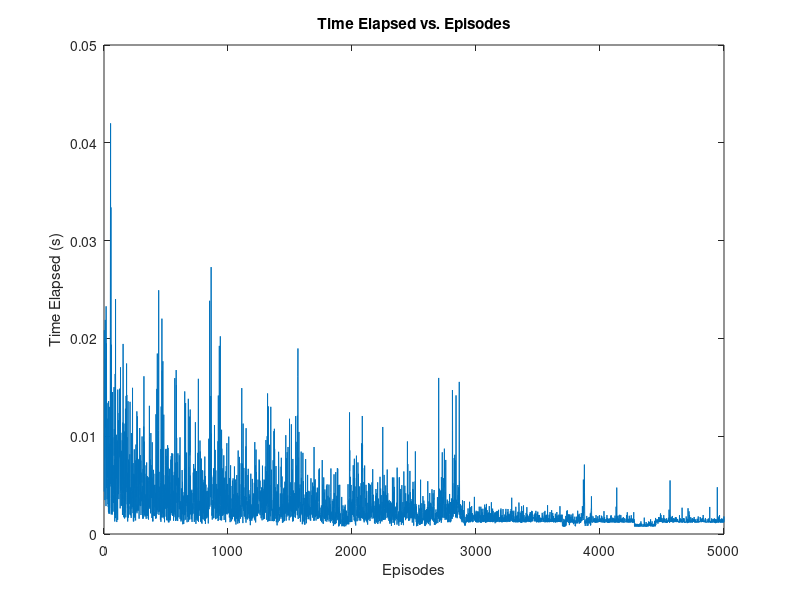

Source code (MATLAB): (Note: this script raises an error after producing the figure.)
%% Pingu searches for Robbie the seal
% Alexander Tarroni and Urvi Parekh

clear all
clc
% Initialise the 5x5 matrix representing igloos

S = reshape(1:25,5,5)';

% Initialise the empty 25x25 matrix for the transition function to fill
ST = zeros(25,25);

% Loop twice over the matrix to compare the adjacency of the states
% If the state satisfies the condition of being directly above, below,
% right or left (i.e. no diagonal moves), indicate a move is possible with a 1.
[rows, cols] = size(S);
for x1 = 1:rows
    for y1 = 1:cols
        for x2 = 1:rows
            for y2 = 1:cols
                if (((abs(x1-x2) == 1) && (abs(y1-y2) == 0)) || ((abs(x1-x2) == 0) && (abs(y1-y2) == 1))) == 1
                ST(S(x1,y1), S(x2,y2)) = 1;
                end
            end
        end
    end
end
%% Reward Matrix 
% rows = agent is now in the sate 
% columns = agent to go in the state 
R = csvread('R.csv');

% Initialise the Q matrix as a zero matrix
Q = zeros(size(R));  
%% Implementing a random policy


alpha = 0.7;
gamma = 0.7;
episode = 0;
epsilon = 0.9;% set the epsilon value to 0.9
path_list = [];
cum_rew_list = [];
cum_exp_rewList = [];
time_elapsed = [];

for episode = 1:5000
    currentState = 1; % always start at state 1, the top left square on the grid
    step = 1;
    path = [];
    cum_reward = 0;
    cum_exp_reward = 0;
tic
while ((step < 1000)  && (currentState < 25))

    rd = rand; % Generate a uniform random number (rd) for everystep where 0<rd<1 
                % The function rand will generate a random number in interval(0,1)


    % find where there is a one in the state-action matrix ST, indicating a
    % possible move to that state i.e. an action.
    avState = find(ST(currentState, :) == 1);
    [rows, cols] = size(avState); % cols = number of possible actions
    
    Qreward = zeros(4,2); % initialise empty matrix for 'short-term' memory of future rewards

    for i = 1:cols % loops for number of possible actions
         % take the reward value from the Q matrix by indexing with current
         % state and i of possible action
        avStateReward = Q(currentState,avState(i));
        Qreward(i, :) = [avState(i),avStateReward]; % save the available states and their rewards in a 4x2 matrix Qreward.
    end

    if rd >= epsilon % Greedy policy finds maximum reward from the possible moves
        maxIndex = find(Qreward(:,2) == max(Qreward(:,2))); 
        actionV = Qreward(maxIndex,1); % select large
        action = [];
        if sum(actionV ~= 0) > 1
            action = randsample(actionV(actionV~=0),1); 
            disp('Chose a random state out of equivalent maximum rewards');
        else
            action = actionV(actionV ~= 0);
        end
        if epsilon >= 0.5
            epsilon = epsilon*0.99999;
        else
            epsilon = epsilon*0.9999;
        end
        disp('Chose Greedy Policy')
    else % The random policy chooses a move at random
        action = randsample(avState,1);
        if epsilon >= 0.5
            epsilon = epsilon*0.99999;
        else
            epsilon = epsilon*0.9999;
        end
        disp('Chose Random Policy')
    end
    
    
    % find where there is a one in the state-action matrix ST, indicating a
    % possible move to that state i.e. an action.
    avState2 = find(ST(action, :) == 1);
    [rows2, cols2] = size(avState2); % gives number of possible actions
    
    Qreward2 = zeros(4,2); % initialise empty matrix for 'short-term' memory of future rewards

    for i = 1:cols2 % loops for number of possible actions
         % take the reward value from the Q matrix by indexing with current
         % state and i of possible action
        avStateReward2 = Q(action,avState2(i));
        Qreward2(i, :) = [avState2(i),avStateReward2]; % save the available states and their rewards in a 4x2 matrix Qreward.
    end

    % Implementing update rule
    Q(currentState, action) = Q(currentState, action) + alpha*(R(currentState, action) + gamma*(max(Qreward2(:,2)) - Q(currentState, action)));
    cum_reward = cum_reward + R(currentState, action);
    cum_exp_reward = cum_exp_reward + max(Qreward(:,2));
    path = cat(2, path, currentState);
    currentState = action;
    step = step + 1;
end
toc
[pathrw, pathcl] = size(path);
path_list = cat(1, path_list, pathcl);
%cum_rew_list = cat(1, cum_rew_list, cum_reward / (step -1)); % average rewad per step 
cum_rew_list = cat(1, cum_rew_list, cum_reward); %cumulative reward 
episode = episode +1;
time_elapsed = cat(1, time_elapsed,toc);
end

%% Normalise Q-matrix
[qrow, qcol] = size(Q);
QSA = qrow*qcol;
maxQ = max(max(Q));
if maxQ > 0 
    Q = 100*Q/maxQ;
end

%% Plots

figure;
plot(time_elapsed);
ylabel('Time Elapsed (s)');
xlabel('Episodes');
title('Time Elapsed vs. Episodes')

%% %% Plot 2 - combination of path list and cumulative reward

figure;
yyaxis right;
plot(cum_rew_list);
ylabel('Cumulative Reward per episode');
hold on
yyaxis left;
xlabel('Episodes');
plot(path_list);
ylabel('Steps');

%% Output grid and path taken

